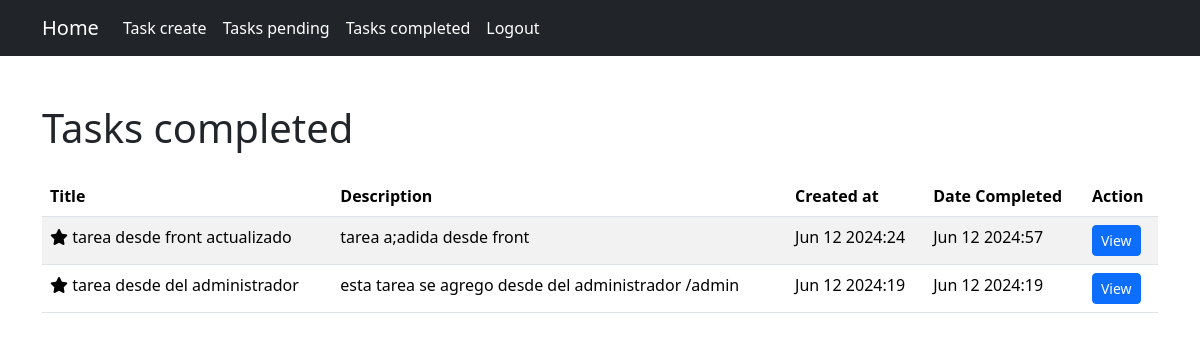
Page /tasks_completed/ (signed in) on the committed database.
### tasks/models.py (models this page shows, shortened)
class Task(models.Model):
    title = models.CharField(max_length=250)
    description = models.TextField(max_length = 500, blank = True)
    created = models.DateTimeField(auto_now_add = True)
    datecompleted = models.DateTimeField(null = True, blank = True)
    important = models.BooleanField(default = False)
    user = models.ForeignKey(User, on_delete = models.CASCADE)

### tasks/views.py (the view)
# urls.py: path('tasks_completed/', views.taks_completed, name='task_completed'),
@login_required
def taks_completed(request):
    tasks = Task.objects.filter(user = request.user, datecompleted__isnull = False).order_by('-datecompleted')
    return render(request, 'tasks.html', {
        'tasks': tasks,
        'type_task': 'completed'
    })

### tasks/templates/tasks.html
{% extends 'base.html' %}
{% block content %}
<div class="container">
    <h1 class="mt-5 mb-4">Tasks {{ type_task }}</h1>
    <div class="table-responsive">
        <table class="table table-striped">
            <thead>
                <tr>
                    <th>Title</th>
                    <th>Description</th>
                    <th>Created at</th>
                    {% if tasks.0.datecompleted %}
                    <th>Date Completed</th>
                    {% endif %}
                    <th>Action</th>
                </tr>
            </thead>
            <tbody>
                {% for task in tasks %}
                <tr>
                    <td>
                        {% if task.important %}
                        <i class="fa-solid fa-star"></i>
                        {% else %}
                        {{ task.title }}
                        {% endif %}
                        {{ task.title }}
                    </td>
                    <td>{{ task.description }}</td>
                    <td>{{ task.created|date:'M j Y:i' }}</td>
                    {% if task.datecompleted %}
                    <td>{{ task.datecompleted|date:'M j Y:i' }}</td>
                    {% endif %}
                    <td>
                        <a href="{% url 'task_detail' task.id %}" class="btn btn-sm btn-primary">View</a>
                    </td>
                </tr>
                {% endfor %}
            </tbody>
        </table>
    </div>
</div>
{% endblock %}

### tasks/templates/base.html (shortened to what this page needs)
<!DOCTYPE html>
<html lang="en">
<head>
    <link href="https://cdn.jsdelivr.net/npm/bootstrap@5.3.3/dist/css/bootstrap.min.css" rel="stylesheet">
</head>
<body>
    <nav class="navbar navbar-expand-lg bg-dark navbar-dark">
        <div class="container">
          <a class="navbar-brand" href="{% url 'home' %}">Home</a>
          <div class="collapse navbar-collapse" id="navbarSupportedContent">
            <ul class="navbar-nav me-auto mb-2 mb-lg-0">
                {% if not user.is_authenticated %}
                <li class="nav-item">
                    <a class="nav-link active" aria-current="page" href="{% url 'singin' %}">Sing in</a>
                </li>
                <li class="nav-item">
                    <a class="nav-link active" aria-current="page" href="{% url 'singup' %}">Sing up</a>
                </li>
                {% else %}
                <li class="nav-item">
                    <a class="nav-link active" aria-current="page" href="{% url 'task_create' %}">Task create</a>
                </li>
                <li class="nav-item">
                    <a class="nav-link active" aria-current="page" href="{% url 'tasks_pending' %}">Tasks pending</a>
                </li>
                <li class="nav-item">
                    <a class="nav-link active" aria-current="page" href="{% url 'task_completed' %}">Tasks completed</a>
                </li>
                <li class="nav-item">
                    <a class="nav-link active" aria-current="page" href="/logout">Logout</a>
                </li>
                {% endif %}
            </ul>
          </div>
        </div>
      </nav>
    {% block content %}
    {% endblock %}
</body>
</html>

### rows in the picture
Task: important True (drawn), title "tarea desde front actualizado", description "tarea a;adida desde front", created "Jun 12 2024:24", datecompleted "Jun 12 2024:57"
Task: important True (drawn), title "tarea desde del administrador", description "esta tarea se agrego desde del administrador /admin", created "Jun 12 2024:19", datecompleted "Jun 12 2024:19"

### other values in the picture
{{ type_task }} "completed"
